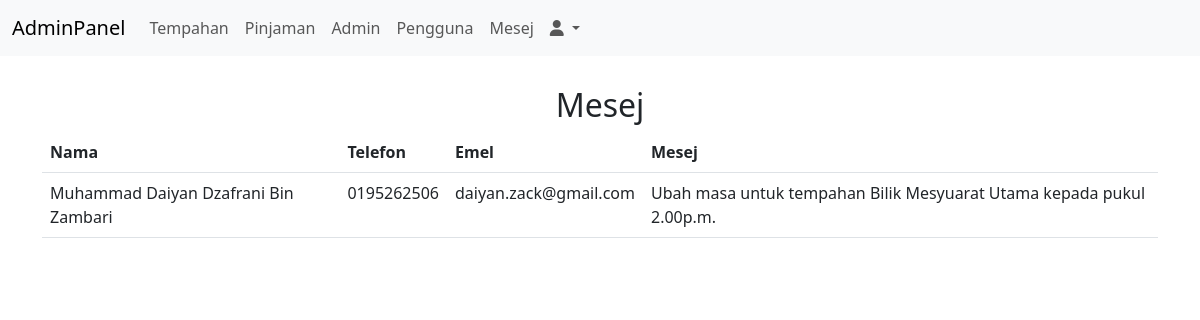
/admin/messages.php (signed in), run on the app's committed database.
### tables this page shows
CREATE TABLE `messages` (
  `id` int(100) NOT NULL,
  `user_id` int(100) NOT NULL,
  `name` varchar(100) NOT NULL,
  `email` varchar(100) NOT NULL,
  `number` varchar(12) NOT NULL,
  `message` varchar(500) NOT NULL
);

### admin/messages.php (the view, shortened to what this page needs)
<?php
include '../components/logo.php';
include '../components/connect.php';
?>
<!doctype html>
<html lang="en">
  <head>
    <link href="https://cdn.jsdelivr.net/npm/bootstrap@5.3.0/dist/css/bootstrap.min.css" rel="stylesheet">
    <link rel="stylesheet" href="https://cdnjs.cloudflare.com/ajax/libs/font-awesome/6.1.1/css/all.min.css">
  </head>
  <body>
    <?php include("includes/navbar.php"); ?>
    <div class="container">
        <h2 class="text-center" style="margin-top:30px;">Mesej</h2>
        <table class="table">
            <thead>
                <tr>
                    <th scope="col">Nama</th>
                    <th scope="col">Telefon</th>
                    <th scope="col">Emel</th>
                    <th scope="col">Mesej</th>
                </tr>
            </thead>
            <tbody>
            <?php
                $stmt = $conn->prepare("SELECT * FROM `messages`");
                $stmt->execute();
                if ($stmt->rowCount() > 0) {
                    while ($row = $stmt->fetch(PDO::FETCH_ASSOC)) {
            ?>
                <tr>
                    <td><?php echo $row['name']; ?></td>
                    <td><?php echo $row['number']; ?></td>
                    <td><?php echo $row['email']; ?></td>
                    <td><?php echo $row['message']; ?></td>
                </tr>
                <?php
                    }
                } else {
                    echo '<tr><td colspan="7">Tiada Mesej</td></tr>';
                }
                ?>
            </tbody>
        </table>
    </div>
  </body>
</html>

### data on the page
messages: name "Muhammad Daiyan Dzafrani Bin Zambari", number "0195262506", email "daiyan.zack@gmail.com", message "Ubah masa untuk tempahan Bilik Mesyuarat Utama kepada pukul 2.00p.m."
